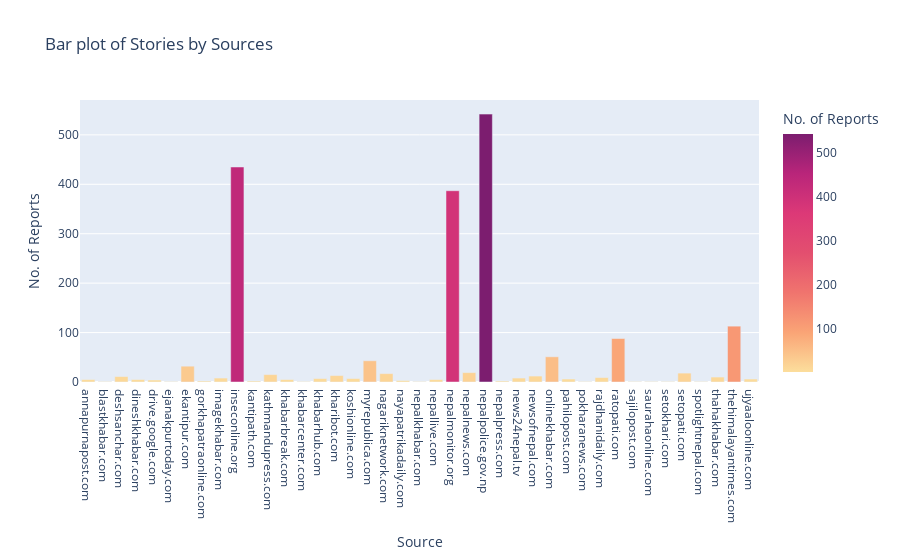

This figure's notebook cell:
### Code cell
fig = px.bar(source_grp, y = 'No. of Reports', title = 'Bar plot of Stories by Sources',
             color = 'No. of Reports', color_continuous_scale=px.colors.sequential.Sunsetdark)
fig.show()

### Figure 1 — Plotly figure (JSON) as saved in the notebook; plotly's stock layout.template omitted (floating-point values rounded to 4 significant figures)
{"data": [{"alignmentgroup": "True", "hovertemplate": "Source=%{x}<br>No. of Reports=%{marker.color}<extra></extra>", "legendgroup": "", "marker": {"color": [5, 1, 11, 5, 4, 1, 32, 2, 8, 435, 2, 15, 5, 1, 7, 13, 7, 43, 17, 3, 1, 5, 387, 19, 542, 2, 8, 12, 51, 6, 1, 9, 88, 1, 1, 1, 18, 1, 10, 113, 6], "coloraxis": "coloraxis", "pattern": {"shape": ""}}, "name": "", "offsetgroup": "", "orientation": "v", "showlegend": false, "textposition": "auto", "type": "bar", "x": ["annapurnapost.com", "blastkhabar.com", "deshsanchar.com", "dineshkhabar.com", "drive.google.com", "ejanakpurtoday.com", "ekantipur.com", "gorkhapatraonline.com", "imagekhabar.com", "inseconline.org", "kantipath.com", "kathmandupress.com", "khabarbreak.com", "khabarcenter.com", "khabarhub.com", "kharibot.com", "koshionline.com", "myrepublica.com", "nagariknetwork.com", "nayapatrikadaily.com", "nepalkhabar.com", "nepallive.com", "nepalmonitor.org", "nepalnews.com", "nepalpolice.gov.np", "nepalpress.com", "news24nepal.tv", "newsofnepal.com", "onlinekhabar.com", "pahilopost.com", "pokharanews.com", "rajdhanidaily.com", "ratopati.com", "sajilopost.com", "saurahaonline.com", "setokhari.com", "setopati.com", "spotlightnepal.com", "thahakhabar.com", "thehimalayantimes.com", "ujyaaloonline.com"], "xaxis": "x", "y": [5, 1, 11, 5, 4, 1, 32, 2, 8, 435, 2, 15, 5, 1, 7, 13, 7, 43, 17, 3, 1, 5, 387, 19, 542, 2, 8, 12, 51, 6, 1, 9, 88, 1, 1, 1, 18, 1, 10, 113, 6], "yaxis": "y"}], "layout": {"barmode": "relative", "coloraxis": {"colorbar": {"title": {"text": "No. of Reports"}}, "colorscale": [[0, "rgb(252, 222, 156)"], [0.1667, "rgb(250, 164, 118)"], [0.3333, "rgb(240, 116, 110)"], [0.5, "rgb(227, 79, 111)"], [0.6667, "rgb(220, 57, 119)"], [0.8333, "rgb(185, 37, 122)"], [1, "rgb(124, 29, 111)"]]}, "legend": {"tracegroupgap": 0}, "title": {"text": "Bar plot of Stories by Sources"}, "xaxis": {"anchor": "y", "domain": [0, 1], "title": {"text": "Source"}}, "yaxis": {"anchor": "x", "domain": [0, 1], "title": {"text": "No. of Reports"}}}}
